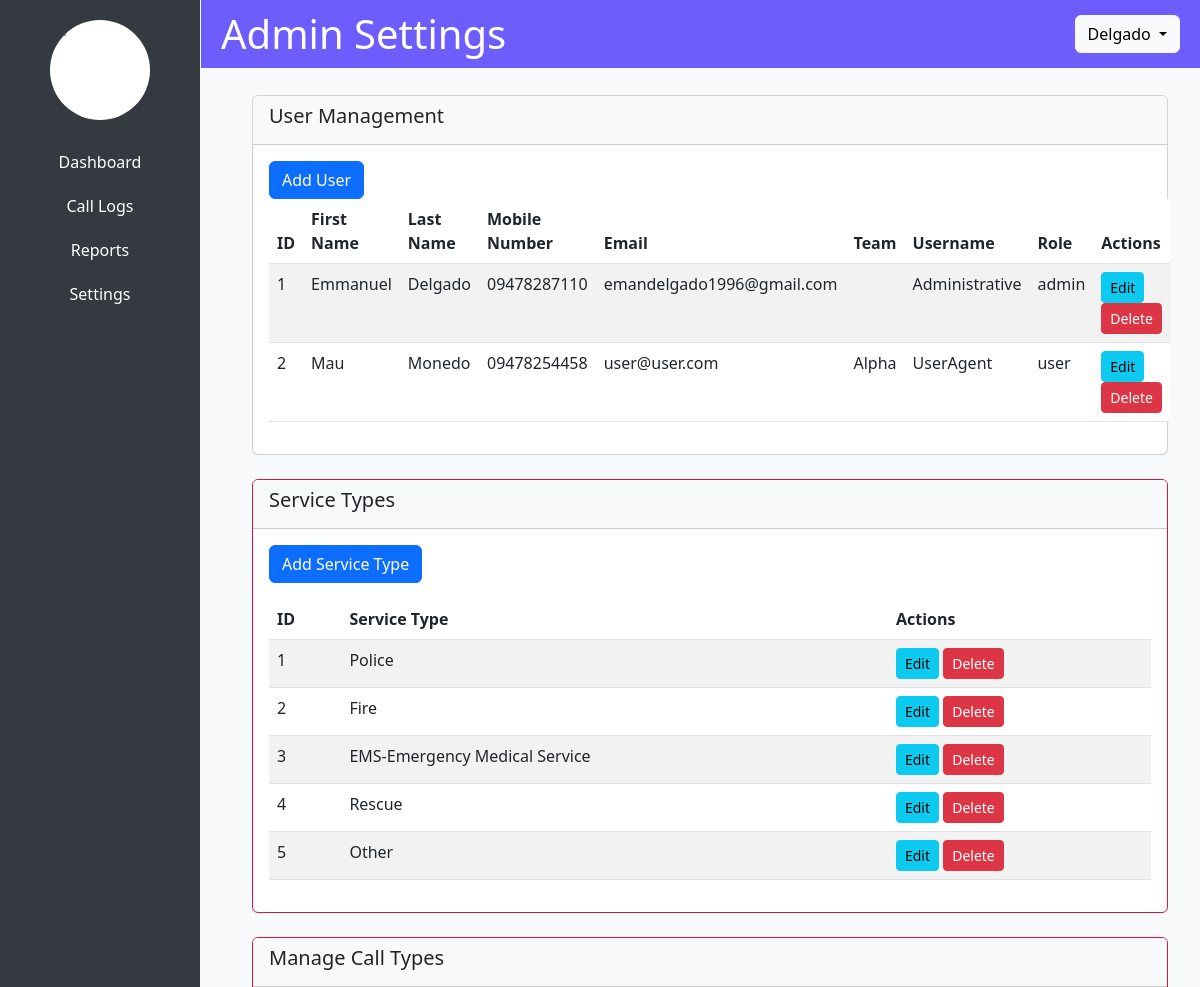
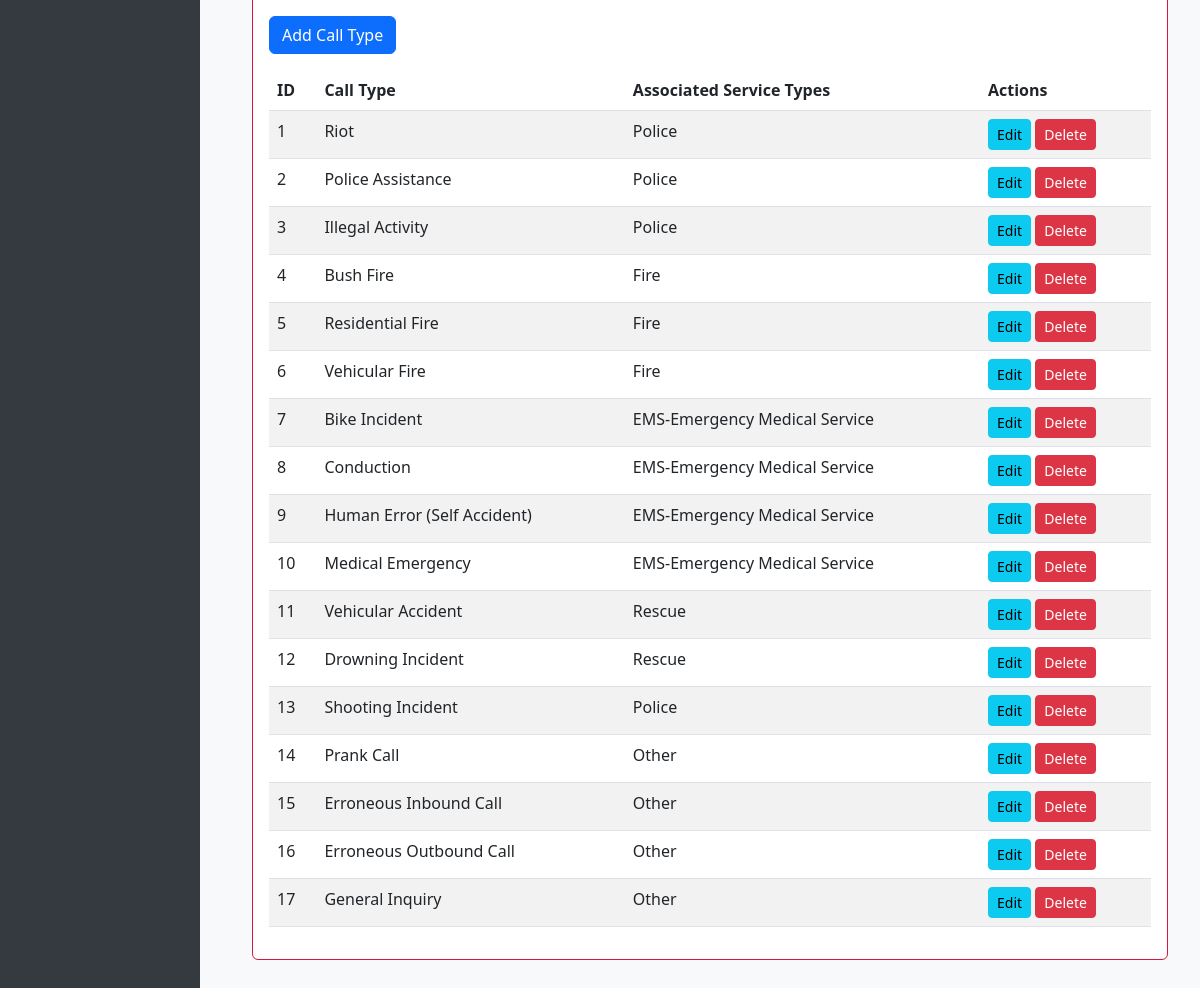
The app's page /admin-settings.php (signed in), older data (2 pictures, top to bottom).
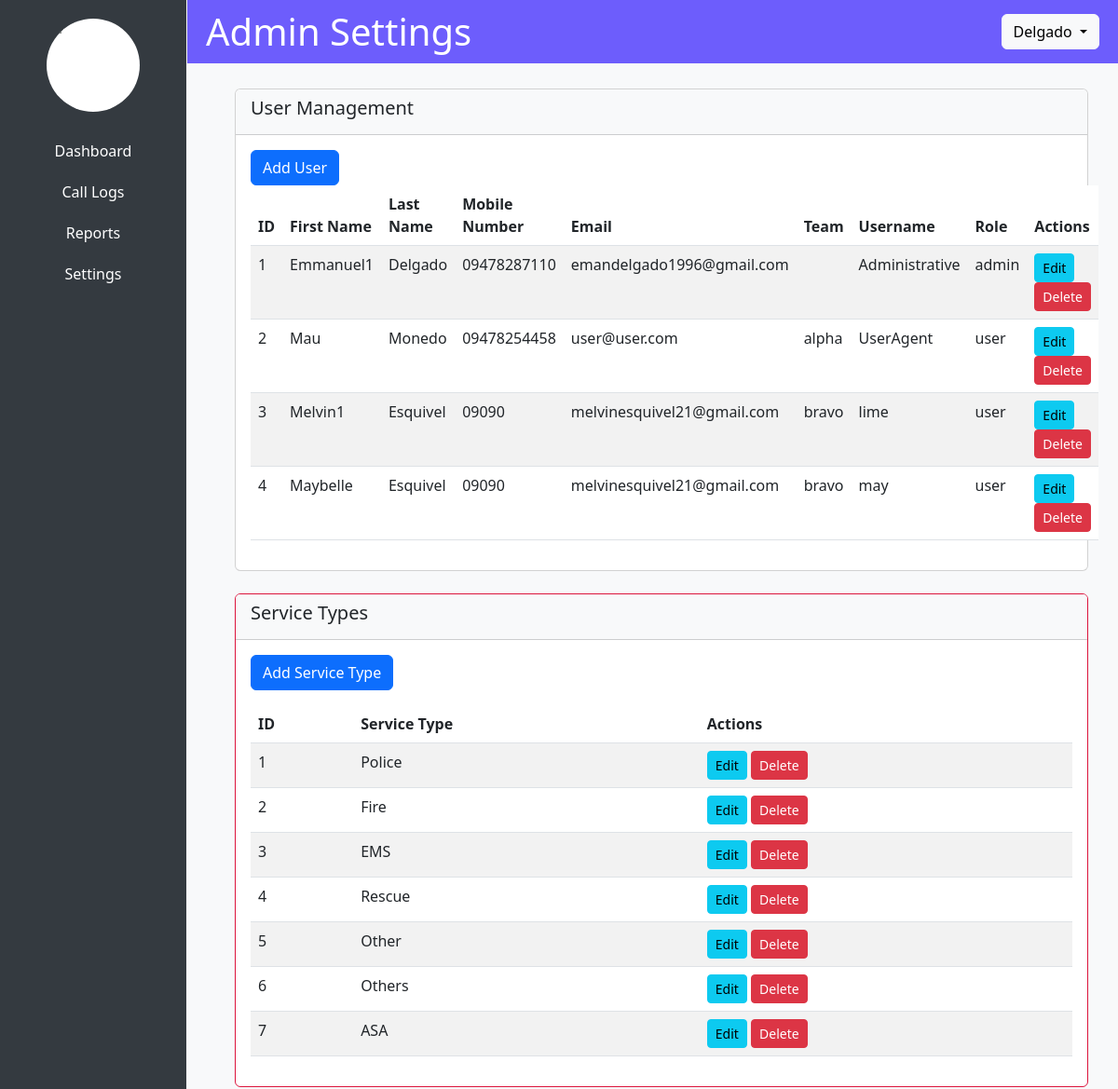
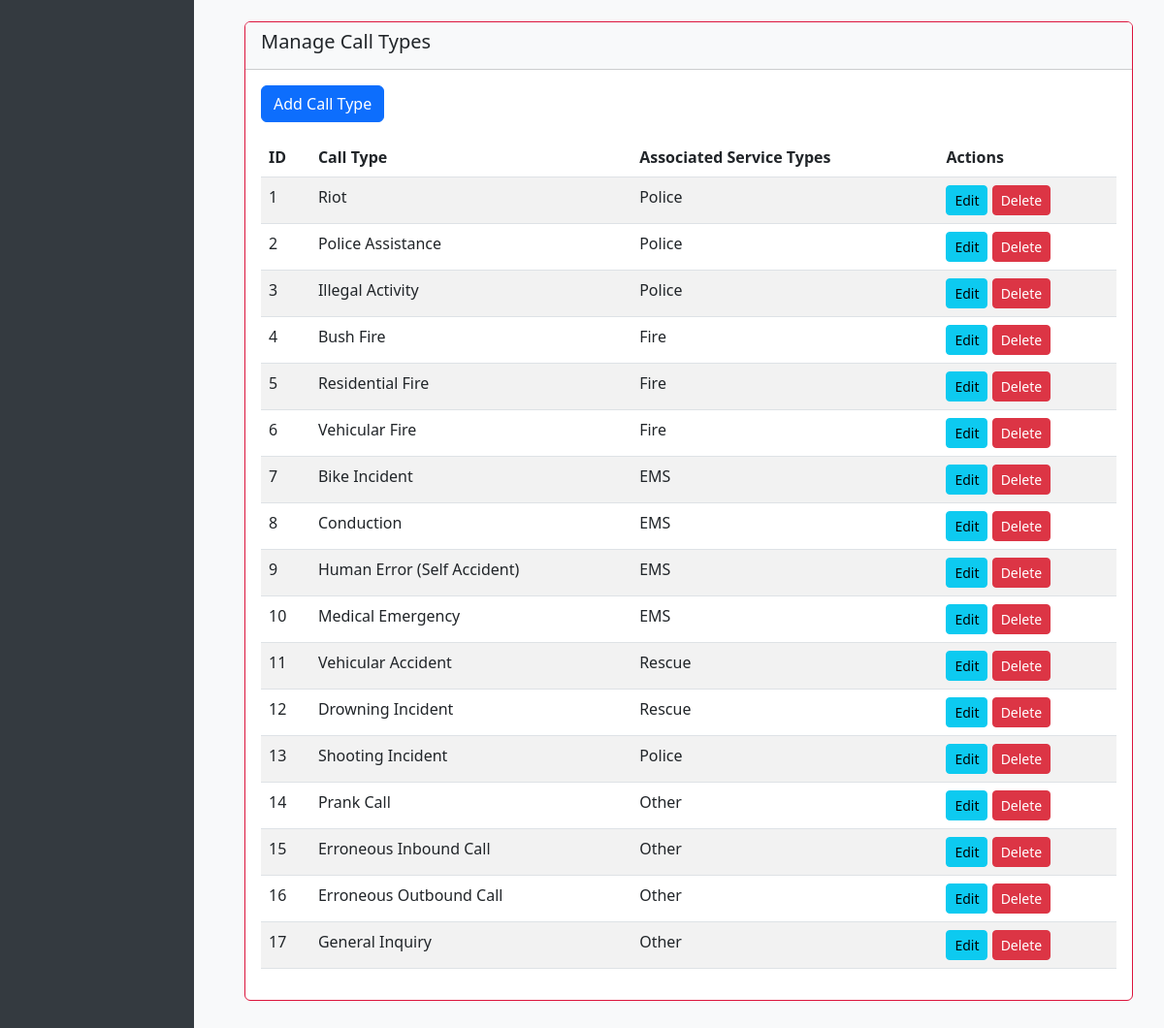
The same page, newer data (2 pictures, top to bottom).
### tables this page shows
CREATE TABLE `users` (
  `id` int(11) NOT NULL,
  `first_name` varchar(50) DEFAULT NULL,
  `middle_initial` char(1) DEFAULT NULL,
  `last_name` varchar(50) DEFAULT NULL,
  `address` varchar(255) DEFAULT NULL,
  `mobile_number` varchar(15) DEFAULT NULL,
  `email` varchar(100) DEFAULT NULL,
  `team` enum('alpha','bravo','charlie') DEFAULT NULL,
  `username` varchar(50) DEFAULT NULL,
  `password` varchar(255) DEFAULT NULL,
  `role` enum('admin','user') NOT NULL
);

CREATE TABLE `call_types` (
  `id` int(11) NOT NULL,
  `call_type` varchar(255) NOT NULL,
  `service_type_id` int(11) DEFAULT NULL
);

### admin-settings.php (the view, shortened to what this page needs)
<!DOCTYPE html>
<html lang="en">
<head>
<link href="https://cdn.jsdelivr.net/npm/bootstrap@5.3.0-alpha1/dist/css/bootstrap.min.css" rel="stylesheet">
<link href="https://cdn.jsdelivr.net/npm/bootstrap-icons/font/bootstrap-icons.css" rel="stylesheet">
</head>
<body>
    <div class="header">
        <h1>Admin Settings</h1>
        <div class="dropdown">
            <button class="btn btn-light dropdown-toggle" type="button" data-bs-toggle="dropdown">
                <?= $_SESSION['full_name'] ?>
            </button>
        </div>
    </div>
    <div class="side-panel">
        <img src="assets/images/911 Official Logo.webp" alt="Logo" class="logo">
        <ul>
            <li><a href="admin_dashboard.php">Dashboard</a></li>
            <li><a href="#callLogSection">Call Logs</a></li>
            <li><a href="#reportsSection">Reports</a></li>
            <li><a href="admin-settings.php">Settings</a></li>
        </ul>
    </div>
    <div class="content">
        <div class="container settings-container">
            <div class="card mb-4">
                <div class="card-header">
                    <h5>User Management</h5>
                </div>
                <div class="card-body">
                <button class="btn btn-primary" data-bs-toggle="modal" data-bs-target="#addUserModal">Add User</button>
                    <table class="table table-striped">
                        <thead>
                            <tr>
                                <th>ID</th>
                                <th>First Name</th>
                                <th>Last Name</th>
                                <th>Mobile Number</th>
                                <th>Email</th>
                                <th>Team</th>
                                <th>Username</th>
                                <th>Role</th>
                                <th>Actions</th>
                            </tr>
                        </thead>
                        <tbody>
                            <?php
                            $result = mysqli_query($conn, "SELECT * FROM users");
                            while ($row = mysqli_fetch_assoc($result)) {
                                echo "<tr>
                                        <td>{$row['id']}</td>
                                        <td>{$row['first_name']}</td>
                                        <td>{$row['last_name']}</td>
                                        <td>{$row['mobile_number']}</td>
                                        <td>{$row['email']}</td>
                                        <td>{$row['team']}</td>
                                        <td>{$row['username']}</td>
                                        <td>{$row['role']}</td>
                                       <td>
                                            <button class='btn btn-info btn-sm editBtn' data-id='{$row['id']}' data-first-name='{$row['first_name']}' data-last-name='{$row['last_name']}' data-mobile-number='{$row['mobile_number']}' data-email='{$row['email']}' data-team='{$row['team']}' data-username='{$row['username']}' data-role='{$row['role']}'>Edit</button>
                                            <button class='btn btn-danger btn-sm'>Delete</button>
                                        </td>
                                      </tr>";
                            }
                            ?>
                        </tbody>
                    </table>
                </div>
            </div>
            <div class="card mb-4" style="border: 1px solid crimson;">
                <div class="card-header">
                    <h5>Service Types</h5>
                </div>
                <div class="card-body">
                    <button class="btn btn-primary mb-3" data-bs-toggle="modal" data-bs-target="#addServiceTypeModal">Add Service Type</button>
                    <table class="table table-striped">
                        <thead>
                            <tr>
                                <th>ID</th>
                                <th>Service Type</th>
                                <th>Actions</th>
                            </tr>
                        </thead>
                        <tbody>
                        <?php
                            $query = "
                                SELECT
                                    service_types.id AS service_type_id,
                                    service_types.service_type,
                                    call_types.call_type
                                FROM service_types
                                LEFT JOIN call_types ON service_types.id = call_types.service_type_id";
                            $service_types_result = mysqli_query($conn, $query);
                            $service_types = [];
                            while ($row = mysqli_fetch_assoc($service_types_result)) {
                                $service_types[$row['service_type_id']]['service_type'] = $row['service_type'];
                                $service_types[$row['service_type_id']]['call_types'][] = $row['call_type'];
                            }
                            foreach ($service_types as $service_type_id => $data) {
                                $call_types = implode(', ', $data['call_types']);
                                echo "<tr>
                                        <td>{$service_type_id}</td>
                                        <td>{$data['service_type']}</td>
                                        <td>
                                            <button
                                                class='btn btn-info btn-sm'
                                                data-bs-toggle='modal'
                                                data-bs-target='#editServiceTypeModal'
                                                data-id='{$service_type_id}'
                                                data-servicetype='{$data['service_type']}'
                                                data-calltypes='{$call_types}'>
                                                Edit
                                            </button>
                                            <button
                                                class='btn btn-danger btn-sm'
                                                onclick=\"window.location.href='delete_service_type.php?id={$service_type_id}';\">
                                                Delete
                                            </button>
                                        </td>
                                    </tr>";
                            }
                            ?>
                        </tbody>
                    </table>
                </div>
            </div>
                <div class="card mb-4" style="border: 1px solid crimson;">
                    <div class="card-header">
                        <h5>Manage Call Types</h5>
                    </div>
                    <div class="card-body">
                        <button class="btn btn-primary mb-3" data-bs-toggle="modal" data-bs-target="#addCallTypeModal">Add Call Type</button>
                        <table class="table table-striped">
                            <thead>
                                <tr>
                                    <th>ID</th>
                                    <th>Call Type</th>
                                    <th>Associated Service Types</th>
                                    <th>Actions</th>
                                </tr>
                            </thead>
                            <tbody>
                            <?php
                                $query = "
                                    SELECT
                                        call_types.id AS call_type_id,
                                        call_types.call_type,
                                        GROUP_CONCAT(service_types.service_type SEPARATOR ', ') AS associated_service_types
                                    FROM call_types
                                    LEFT JOIN service_types ON service_types.id = call_types.service_type_id
                                    GROUP BY call_types.id, call_types.call_type";
                                $call_types_result = mysqli_query($conn, $query);
                                $call_type_count = 1;
                                while ($row = mysqli_fetch_assoc($call_types_result)) {
                                    echo "<tr>
                                            <td>{$call_type_count}</td>
                                            <td>{$row['call_type']}</td>
                                            <td>{$row['associated_service_types']}</td>
                                            <td>
                                                <button class='btn btn-info btn-sm' data-bs-toggle='modal' data-bs-target='#editCallTypeModal'
                                                    data-id='{$row['call_type_id']}' data-calltype='{$row['call_type']}'>Edit</button>
                                                <button class='btn btn-danger btn-sm' onclick=\"window.location.href='delete_call_type.php?id={$row['call_type_id']}';\">Delete</button>
                                            </td>
                                        </tr>";
                                    $call_type_count++;
                                }
                                ?>
                            </tbody>
                        </table>
                    </div>
                </div>
        </div>
    </div>
</body>
</html>

### admin-settings.php (style rules this page uses)
.settings-container { margin-top: 5px; }
.card-header { background-color: #f8f9fa; }
body { font-family: 'Segoe UI', Tahoma, Geneva, Verdana, sans-serif; background-color: #f8f9fa; margin: 0; }
.header { display: flex; justify-content: space-between; align-items: center; padding: 10px 20px; background-color: #6d5dfc; color: white; position: fixed; top: 0; left: 201px; right: 0; z-index: 10; }
.header h1 { margin: 0; }
.side-panel { width: 200px; position: fixed; top: 0; bottom: 0; left: 0; background-color: #343a40; color: white; padding-top: 20px; z-index: 5; }
.side-panel .logo { display: block; margin: 0 auto; width: 100px; height: 100px; background-color: white; border-radius: 50%; }
.side-panel ul { list-style: none; padding: 0; margin: 20px 0; }
.side-panel ul li { padding: 10px; text-align: center; }
.side-panel ul li a { color: white; text-decoration: none; font-size: 16px; }
.content { margin-left: 220px; margin-top: 70px; padding: 20px; }

Row changes from the older to the newer data that the page shows:
changed users "Delgado": first_name "Emmanuel" → "Emmanuel1"
changed users "Mau": team "Alpha" → "alpha"
added users: id "3", first_name "Melvin1", last_name "Esquivel", mobile_number "09090", email "melvinesquivel21@gmail.com", team "bravo", username "lime", role "user"
added users: id "4", first_name "Maybelle", last_name "Esquivel", mobile_number "09090", email "melvinesquivel21@gmail.com", team "bravo", username "may", role "user"
computed for call_types "Bike Incident": associated_service_types "EMS-Emergency Medical Service" → "EMS"
computed for call_types "Conduction": associated_service_types "EMS-Emergency Medical Service" → "EMS"
computed for call_types "Human Error (Self Accident)": associated_service_types "EMS-Emergency Medical Service" → "EMS"
computed for call_types "Medical Emergency": associated_service_types "EMS-Emergency Medical Service" → "EMS"
Text that changed along with them:
new list line: "3 EMS Edit Delete"
new list line: "6 Others Edit Delete"
new list line: "7 ASA Edit Delete"
list line gone: "3 EMS-Emergency Medical Service Edit Delete"
